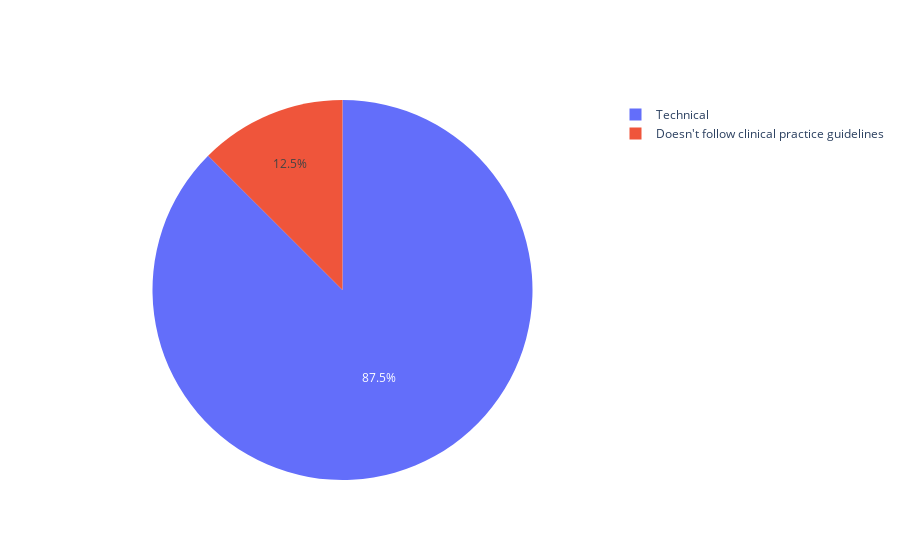

Notebook code cell kept with this figure:
### Code cell
fig

### Figure 1 — Plotly figure (JSON) as saved in the notebook; plotly's stock layout.template omitted (floating-point values rounded to 4 significant figures)
{"data": [{"labels": ["Technical", "Doesn't follow clinical practice guidelines"], "type": "pie", "values": [0.8749, 0.1251]}], "layout": {}}
